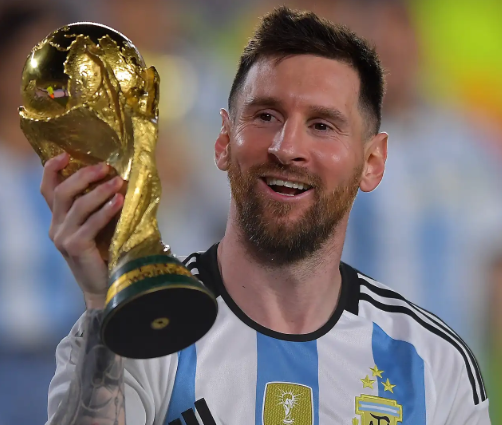
#> input picture Algorithms/Canny/messi.png, 502 x 425 px
$ python gauss_filter_example.py
#> lines starting #> are read from the running program, lines starting #| are printed output that depends on the picture
from skimage.exposure import rescale_intensity
import cv2 as cv
import numpy as np

def gaussian_kernel(size, sigma=1):
    size = int(size) // 2
    x, y = np.mgrid[-size:size+1, -size:size+1]
    normal = 1 / (2.0 * np.pi * sigma**2)
    g =  np.exp(-((x**2 + y**2) / (2.0*sigma**2))) * normal
    return g

def convolve(image, kernel):
    (iH, iW) = image.shape[:2]
    (kH, kW) = kernel.shape[:2]

    pad = (kW - 1) // 2
    image = cv.copyMakeBorder(image, pad, pad, pad, pad,
        cv.BORDER_REPLICATE)
    output = np.zeros((iH, iW), dtype="float32")

    for y in np.arange(pad, iH + pad):
        for x in np.arange(pad, iW + pad):
            roi = image[y - pad:y + pad + 1, x - pad:x + pad + 1]
            k = (roi * kernel).sum()
            output[y - pad, x - pad] = k

    output = rescale_intensity(output, in_range=(0, 255))
    output = (output * 255).astype("uint8")

    return output

def gaussian_filter(img):
    gaussian = gaussian_kernel(5, 1)
    convoleOutput = convolve(img, gaussian)
    return convoleOutput

imgGray = cv.imread('messi.png', cv.IMREAD_GRAYSCALE)
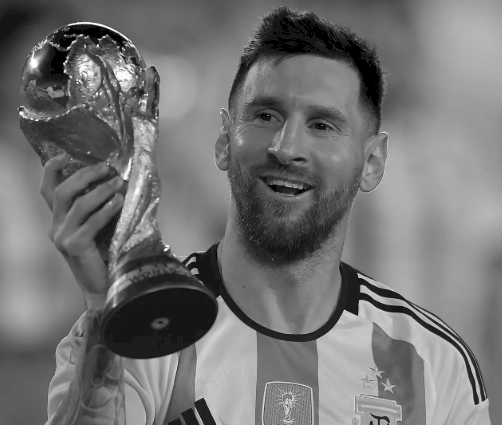
#> imgGray: shape (425, 502); min 0, max 255, mean 115.6
output = gaussian_filter(imgGray)
#> in convolve, `image = cv.copyMakeBorder(image, pad, pad, pad, pad, cv.BORDER_REPLICA..`:
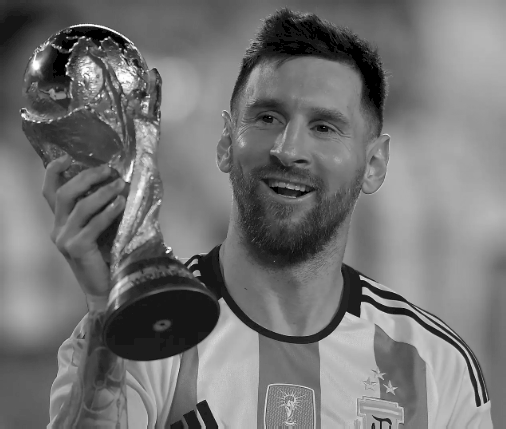
#> image: shape (429, 506); min 0, max 255, mean 115.6
cv.imshow('Original', imgGray)
cv.imshow('Gaussian', output)
cv.waitKey(0)
cv.destroyAllWindows()
